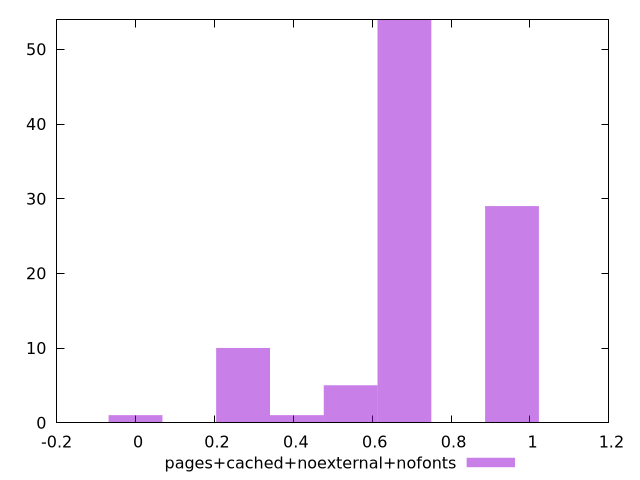

The gnuplot source for this figure:
$_pagesCachedNoexternalNofonts <<EOF
0.6817265984130836 54
0.9544172377783169 29
0.2726906393652334 10
0.5453812787304668 5
0.4090359590478501 1
0 1
EOF
set key outside below
set terminal pngcairo
set output "report_00005_2020-11-02T22-26-11.212Z/cumulative-layout-shift/pages+cached+noexternal+nofonts//hist.png"
set yrange [0:54]
set boxwidth 0.1363453196826167
set style fill transparent solid 0.5 noborder
plot $_pagesCachedNoexternalNofonts title "pages+cached+noexternal+nofonts" with boxes ,
